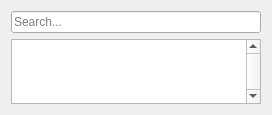
<?xml version="1.0" encoding="UTF-8"?>
<ui version="4.0">
 <class>EBusHandlerActionListWidget</class>
 <widget class="QWidget" name="EBusHandlerActionListWidget">
  <property name="geometry">
   <rect>
    <x>0</x>
    <y>0</y>
    <width>268</width>
    <height>109</height>
   </rect>
  </property>
  <property name="windowTitle">
   <string>Form</string>
  </property>
  <layout class="QVBoxLayout" name="verticalLayout">
   <item>
    <widget class="AzQtComponents::SearchLineEdit" name="searchFilter">
     <property name="sizePolicy">
      <sizepolicy hsizetype="Expanding" vsizetype="Fixed">
       <horstretch>0</horstretch>
       <verstretch>0</verstretch>
      </sizepolicy>
     </property>
     <property name="placeholderText">
      <string>Search...</string>
     </property>
     <property name="accessibleName">
      <string>Search</string>
     </property>
    </widget>
   </item>
   <item>
    <widget class="QListView" name="actionListView">
     <property name="sizePolicy">
      <sizepolicy hsizetype="Expanding" vsizetype="Fixed">
       <horstretch>0</horstretch>
       <verstretch>0</verstretch>
      </sizepolicy>
     </property>
     <property name="minimumSize">
      <size>
       <width>250</width>
       <height>65</height>
      </size>
     </property>
     <property name="maximumSize">
      <size>
       <width>16777215</width>
       <height>350</height>
      </size>
     </property>
     <property name="verticalScrollBarPolicy">
      <enum>Qt::ScrollBarAlwaysOn</enum>
     </property>
     <property name="horizontalScrollBarPolicy">
      <enum>Qt::ScrollBarAlwaysOff</enum>
     </property>
     <property name="showDropIndicator" stdset="0">
      <bool>false</bool>
     </property>
     <property name="defaultDropAction">
      <enum>Qt::IgnoreAction</enum>
     </property>
     <property name="alternatingRowColors">
      <bool>true</bool>
     </property>
     <property name="selectionMode">
      <enum>QAbstractItemView::SingleSelection</enum>
     </property>
     <property name="selectionBehavior">
      <enum>QAbstractItemView::SelectRows</enum>
     </property>
     <property name="uniformItemSizes">
      <bool>true</bool>
     </property>
    </widget>
   </item>
  </layout>
 </widget>
 <customwidgets>
  <customwidget>
   <class>AzQtComponents::SearchLineEdit</class>
   <extends>QLineEdit</extends>
   <header location="global">AzQtComponents/Components/SearchLineEdit.h</header>
  </customwidget>
 </customwidgets>
 <resources/>
 <connections/>
</ui>
